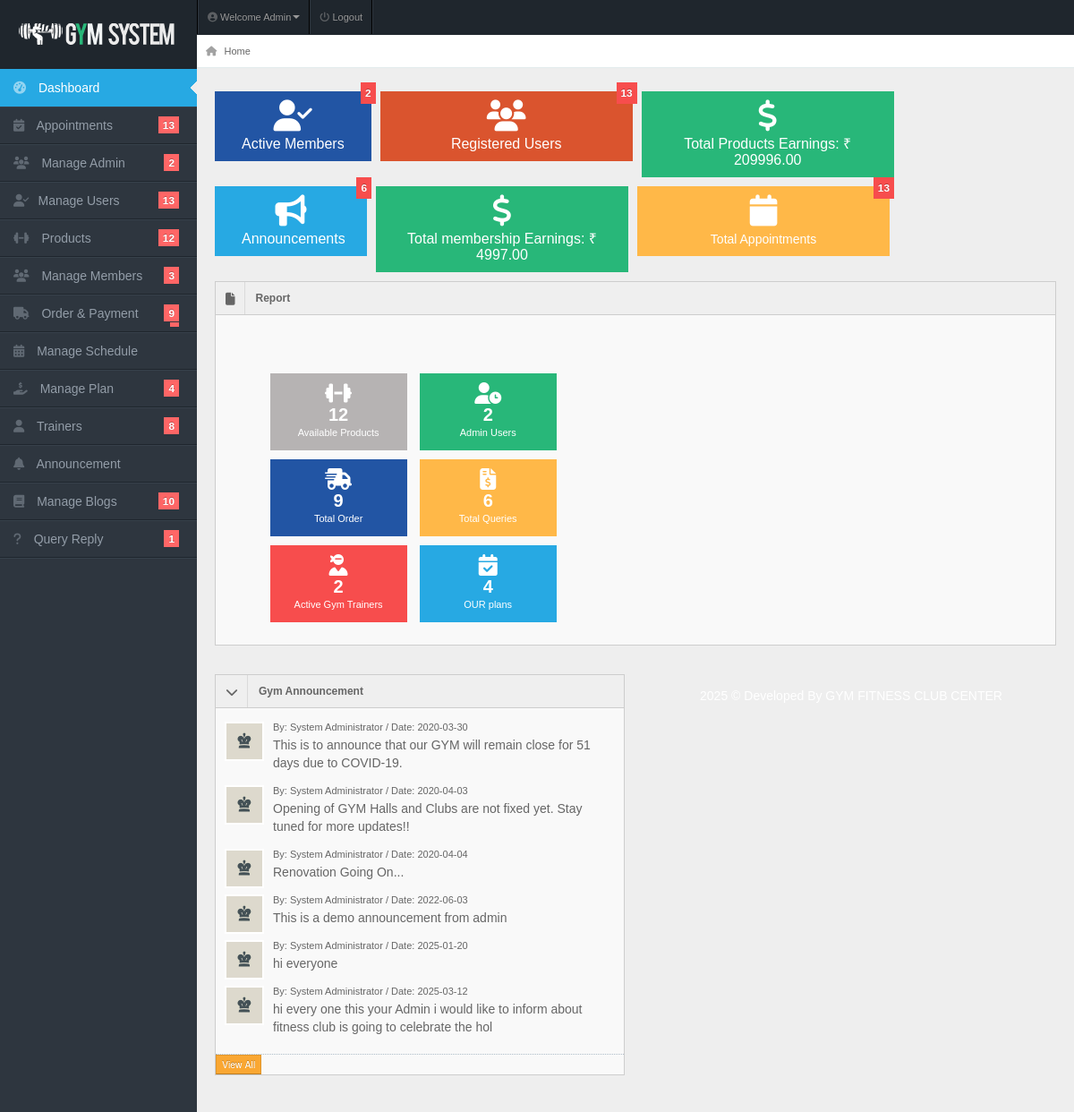
The page /admin/index.php (signed in) on the database its author committed.
### tables this page shows
CREATE TABLE `announcements` (
  `id` int(11) NOT NULL,
  `message` varchar(100) NOT NULL,
  `date` date NOT NULL
);

### admin/index.php (the view, shortened to what this page needs)
<!DOCTYPE html>
<html lang="en">
<head>
<?php include "includes/header.php"?>
</head>
<body>
<div id="header">
  <h1><a href="dashboard.html">Perfect Gym Admin</a></h1>
</div>
<?php include 'includes/topheader.php'?>
  <?php $page='dashboard'; include 'includes/sidebar.php'?>
<div id="content">
  <div id="content-header">
    <div id="breadcrumb"> <a href="index.php" title="You're right here" class="tip-bottom"><i class="fa fa-home"></i> Home</a></div>
  </div>
  <div class="container-fluid">
    <div class="quick-actions_homepage">
      <ul class="quick-actions">
        <li class="bg_ls span"> <a href="members.php" style="font-size: 16px;"> <i class="fas fa-user-check"></i> <span class="label label-important"><?php
        include "dbcon.php";
        $sql = "SELECT COUNT(*) as active_members FROM users WHERE role = 'member_user' AND plan_status = '1'";
        $query = mysqli_query($con, $sql);
        $row = mysqli_fetch_assoc($query);
        echo $row['active_members'];
        ?></span> Active Members </a> </li>
        <li class="bg_lo span3"> <a href="users.php" style="font-size: 16px;"> <i class="fas fa-users"></i></i><span class="label label-important"> <?php
          include "dbcon.php";
          $sql = "SELECT * FROM users";
          $query = $con->query($sql);
          echo "$query->num_rows"; ?></span> Registered Users</a> </li>
        <li class="bg_lg span3"> <a href="product_payments.php" style="font-size: 16px;"> <i class="fa fa-dollar-sign"></i> Total Products Earnings: ₹ <?php
          include "dbcon.php";
          $sql = "SELECT SUM(amount) as earning FROM payments where payment_type='product'";
          $query = mysqli_query($con,$sql);
          $row=mysqli_fetch_assoc($query);
          echo $row['earning'] ?? 0;
         ?></a> </li>
        <li class="bg_lb span2"> <a href="announcement.php" style="font-size: 16px;"> <i class="fas fa-bullhorn"></i><span class="label label-important"><?php include'actions/count-announcements.php'?></span>Announcements </a> </li>
        <li class="bg_lg span3"> <a href="" style="font-size: 16px;"> <i class="fa fa-dollar-sign"></i> Total membership Earnings: ₹ <?php
          include "dbcon.php";
          $sql = "SELECT SUM(amount) as earning FROM payments where payment_type='membership'";
          $query = mysqli_query($con,$sql);
          $row=mysqli_fetch_assoc($query);
          echo $row['earning'] ?? 0;
         ?></a> </li>
          <li class="bg_ly span3"> <a href="appointments.php"> <i class="fas fa-calendar"></i> <span class="label label-important"> <?php
          include "dbcon.php";
          $sql = "SELECT count(*) as total FROM appointments";
          $query = mysqli_query($con,$sql);
          $row=mysqli_fetch_assoc($query);
          echo $row['total'] ?? 0;
         ?> </span>   Total Appointments </a> </li>
      </ul>
    </div>
    <div class="row-fluid">
      <div class="widget-box">
        <div class="widget-title bg_lg"><span class="icon"><i class="fas fa-file"></i></span>
          <h5> Report</h5>
        </div>
        <div class="widget-content" >
          <div class="row-fluid">
            <div class="span8">
            </div>
            <div class="span5">
              <ul class="site-stats">
                <li class="bg_lh"><i class="fa-solid fa-dumbbell"></i><strong><?php include "dbcon.php";
                $sql="select count(*) as count from products";
                $query=mysqli_query($con,$sql);
                $row=mysqli_fetch_assoc($query);
                echo $row['count'];
                ?></strong> <small>Available Products</small></li>
                <li class="bg_lg"><i class="fas fa-user-clock"></i> <strong>
                  <?php  include "dbcon.php";
                $sql="select count(*) as count from admin";
                $query=mysqli_query($con,$sql);
                $row=mysqli_fetch_assoc($query);
                echo $row['count'];?>
                </strong> <small>Admin Users</small></li>
                <li class="bg_ls"><i class="fa-solid fa-truck-fast"></i> <strong><?php  include "dbcon.php";
                $sql="select count(*) as count from orders";
                $query=mysqli_query($con,$sql);
                $row=mysqli_fetch_assoc($query);
                echo $row['count'];  ?></strong> <small>Total Order</small></li>
                <li class="bg_ly"><i class="fas fa-file-invoice-dollar"></i> <strong><?php  include "dbcon.php";
                $sql="select count(*) as count from contact";
                $query=mysqli_query($con,$sql);
                $row=mysqli_fetch_assoc($query);
                echo $row['count'];?></strong> <small>Total Queries</small></li>
                <li class="bg_lr"><i class="fas fa-user-ninja"></i> <strong><?php include 'actions/count-trainers.php';?></strong> <small>Active Gym Trainers</small></li>
                <li class="bg_lb"><i class="fas fa-calendar-check"></i> <strong><?php  include "dbcon.php";
                $sql="select count(*) as count from membership_plans";
                $query=mysqli_query($con,$sql);
                $row=mysqli_fetch_assoc($query);
                echo $row['count'];?></strong> <small>OUR plans</small></li>
              </ul>
            </div>
          </div>
        </div>
      </div>
    </div>
    <div class="row-fluid">
      <div class="span6">
        <div class="widget-box">
          <div class="widget-title bg_ly" data-toggle="collapse" href="#collapseG2"><span class="icon"><i class="fas fa-chevron-down"></i></span>
            <h5>Gym Announcement</h5>
          </div>
          <div class="widget-content nopadding collapse in" id="collapseG2">
            <ul class="recent-posts">
              <li>
              <?php
                include "dbcon.php";
                $qry="SELECT * FROM announcements";
                $result=mysqli_query($conn,$qry);
                while($row=mysqli_fetch_array($result)){
                  echo"<div class='user-thumb'> <img width='70' height='40' alt='User' src='../img/demo/av1.jpg'> </div>";
                  echo"<div class='article-post'>";
                  echo"<span class='user-info'> By: System Administrator / Date: ".$row['date']." </span>";
                  echo"<p><a href='#'>".$row['message']."</a> </p>";
                }
                echo"</div>";
                echo"</li>";
              ?>
              <a href="manage-announcement.php"><button class="btn btn-warning btn-mini">View All</button></a>
            </ul>
          </div>
        </div>
      </div>
      <div class="span6">
<div class="row-fluid">
  <div id="footer" class="span12"> <?php echo date("Y");?> &copy; Developed By GYM FITNESS CLUB CENTER</a> </div>
</div>
</body>
</html>

### css/matrix-media.css (style rules this page uses)
body { background:#2E363F; }
#header { background-color: #1f262d; margin-top:10px; }

### admin/includes/header.php (style rules this page uses)
body { font-family: 'Poppins', sans-serif; font-size:14px; }

### admin/index.php (style rules this page uses)
#footer { color: white; }

### rows shown on the page
announcements: date "2020-03-30", message "This is to announce that our GYM will remain close for 51 days due to COVID-19."
announcements: date "2020-04-03", message "Opening of GYM Halls and Clubs are not fixed yet. Stay tuned for more updates!!"
announcements: date "2020-04-04", message "Renovation Going On..."
announcements: date "2022-06-03", message "This is a demo announcement from admin"
announcements: date "2025-01-20", message "hi everyone"
announcements: date "2025-03-12", message "hi every one this your Admin i would like to inform about fitness club is going to celebrate the hol"

### other values the page prints
$query->num_rows "13"
$query->num_rows "2"
$query->num_rows "12"
$query->num_rows "3"
$query->num_rows "9"
$query->num_rows "4"
$result['total'] "8"
$query->num_rows "10"
$query->num_rows "1"
$row['active_members'] "2"
$row['earning'] "209996.00"
$query->num_rows "6"
$row['earning'] "4997.00"
$row['total'] "13"
$row['count'] "12"
